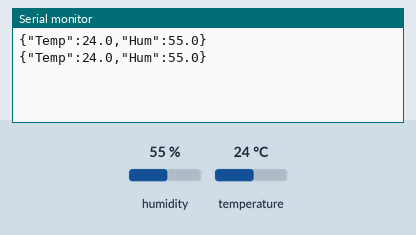
Simulated run of this sketch. Board: Arduino Uno, built with avr-gcc and run on an emulated ATmega328P. Shown: the last lines printed to the serial monitor. The test bench sets the inputs (shaded band); at power-on: humidity 55 %, temperature 24 °C. No radio packets arrive unless stated.

Above: at 5.9 s.
6.0 s: humidity set to 22 %
At 11.5 s:
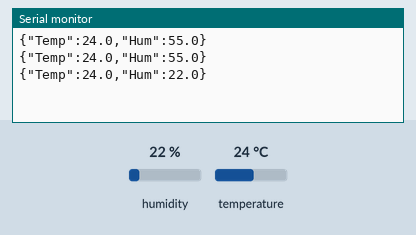
12.1 s: temperature set to 12 °C
At 16.0 s:
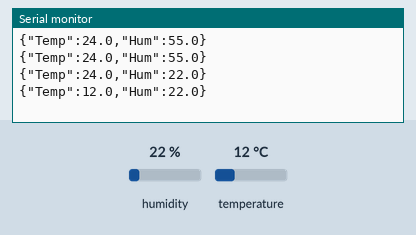
18.2 s: humidity set to 40 %
At 21.7 s:
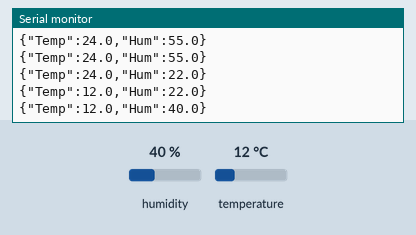
Timing chart, 0 to 23.2 s (numbered marks = the images above; inputs shaded):
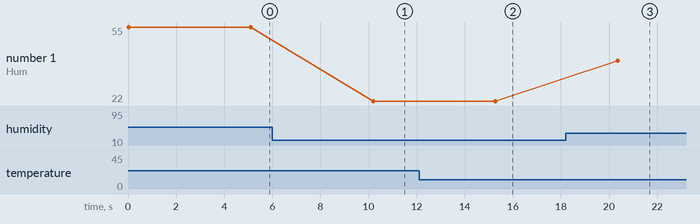

The sketch:

ArduinoDHT11RF.ino
```cpp
//   Inlämning ArduinoKod DHT
//-----------------------------------//
// Bibliotek och definieringar
#include <Adafruit_Sensor.h>
#include <RH_ASK.h>
#include <DHT.h>
#include <SPI.h>
#define DHT_PIN 8
#define DHT_TYPE DHT11

//-----------------------------------//

RH_ASK dhlCargo(2000, 2, 2, 0);//skapar en instans av rh ask "driver" som heter dhl cargo.
DHT dht(DHT_PIN, DHT_TYPE);//skapar en instans av DHT med namd dht och sätter in pin och typ av sensor

void setup() {
  Serial.begin(115200); // initiering för seriell monitor
  dhlCargo.init();//initierar rf
  dht.begin();//initierar dht sensor
}

void loop() {

  char temperature[10];
  char humidity [10];
  dtostrf(dht.readTemperature(), 3, 1, temperature); // tar temp data o lägger int med en decimal till temperature
  dtostrf(dht.readHumidity(), 3, 1, humidity);//samma som ovan fast fuktdata

//-----------------------------------//
// Denna sektion formaterar inhämtad dht data till en json sträng
  char msg[128] = "{\"Temp\":"; // H

  strcat(msg, temperature);
  strcat(msg, ",\"Hum\":");
  strcat(msg, humidity);
  strcat(msg, "}");
//-----------------------------------//

  Serial.println(msg);
  dhlCargo.send((uint8_t *)msg, strlen(msg)); //Här skickas datat via rf eller ett dhl cargo plane
  dhlCargo.waitPacketSent();//vänta tills datat är skickat

  delay(5000);

}
```

Measured:
- after the input at 6.0 s, the serial monitor: prints a new line after 4.2 s (image 1)
- after the input at 12.1 s, the serial monitor: prints a new line after 3.2 s (image 2)
- after the input at 18.2 s, the serial monitor: prints a new line after 2.2 s (image 3)
- plotted number 1: 55 → 22 after the input at 6.0 s, 22 → 40 after the input at 18.2 s
